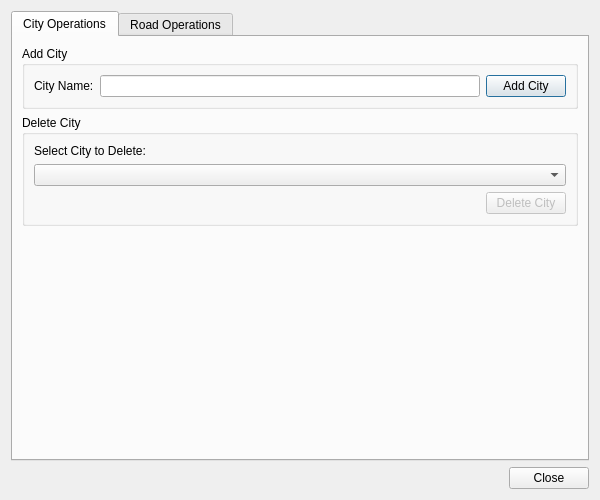
<?xml version="1.0" encoding="UTF-8"?>
<ui version="4.0">
 <class>GraphOperationsWindow</class>
 <widget class="QDialog" name="GraphOperationsWindow">
  <property name="geometry">
   <rect>
    <x>0</x>
    <y>0</y>
    <width>600</width>
    <height>500</height>
   </rect>
  </property>
  <property name="windowTitle">
   <string>Graph Operations</string>
  </property>
  <layout class="QVBoxLayout" name="verticalLayout">
   <item>
    <widget class="QTabWidget" name="tabWidget">
     <property name="currentIndex">
      <number>0</number>
     </property>
     <widget class="QWidget" name="cityTab">
      <attribute name="title">
       <string>City Operations</string>
      </attribute>
      <layout class="QVBoxLayout" name="verticalLayout_2">
       <item>
        <widget class="QGroupBox" name="addCityGroup">
         <property name="title">
          <string>Add City</string>
         </property>
         <layout class="QHBoxLayout" name="horizontalLayout">
          <item>
           <widget class="QLabel" name="label">
            <property name="text">
             <string>City Name:</string>
            </property>
           </widget>
          </item>
          <item>
           <widget class="QLineEdit" name="cityNameLineEdit"/>
          </item>
          <item>
           <widget class="QPushButton" name="btnAddCity">
            <property name="text">
             <string>Add City</string>
            </property>
           </widget>
          </item>
         </layout>
        </widget>
       </item>
       <item>
        <widget class="QGroupBox" name="deleteCityGroup">
         <property name="title">
          <string>Delete City</string>
         </property>
         <layout class="QVBoxLayout" name="verticalLayout_3">
          <item>
           <widget class="QLabel" name="label_2">
            <property name="text">
             <string>Select City to Delete:</string>
            </property>
           </widget>
          </item>
          <item>
           <widget class="QComboBox" name="cityListBox"/>
          </item>
          <item>
           <layout class="QHBoxLayout" name="horizontalLayout_2">
            <item>
             <spacer name="horizontalSpacer">
              <property name="orientation">
               <enum>Qt::Orientation::Horizontal</enum>
              </property>
              <property name="sizeHint" stdset="0">
               <size>
                <width>40</width>
                <height>20</height>
               </size>
              </property>
             </spacer>
            </item>
            <item>
             <widget class="QPushButton" name="btnDeleteCity">
              <property name="enabled">
               <bool>false</bool>
              </property>
              <property name="text">
               <string>Delete City</string>
              </property>
             </widget>
            </item>
           </layout>
          </item>
         </layout>
        </widget>
       </item>
       <item>
        <spacer name="verticalSpacer">
         <property name="orientation">
          <enum>Qt::Orientation::Vertical</enum>
         </property>
         <property name="sizeHint" stdset="0">
          <size>
           <width>20</width>
           <height>40</height>
          </size>
         </property>
        </spacer>
       </item>
      </layout>
     </widget>
     <widget class="QWidget" name="roadTab">
      <attribute name="title">
       <string>Road Operations</string>
      </attribute>
      <layout class="QVBoxLayout" name="verticalLayout_4">
       <item>
        <widget class="QGroupBox" name="roadOperationsGroup">
         <property name="title">
          <string>Road Operations</string>
         </property>
         <layout class="QGridLayout" name="gridLayout">
          <item row="0" column="0">
           <widget class="QLabel" name="label_3">
            <property name="text">
             <string>From City:</string>
            </property>
           </widget>
          </item>
          <item row="0" column="1">
           <widget class="QComboBox" name="fromCityComboBox"/>
          </item>
          <item row="1" column="0">
           <widget class="QLabel" name="label_4">
            <property name="text">
             <string>To City:</string>
            </property>
           </widget>
          </item>
          <item row="1" column="1">
           <widget class="QComboBox" name="toCityComboBox"/>
          </item>
          <item row="2" column="0">
           <widget class="QLabel" name="label_5">
            <property name="text">
             <string>Distance:</string>
            </property>
           </widget>
          </item>
          <item row="2" column="1">
           <widget class="QLineEdit" name="distanceLineEdit"/>
          </item>
          <item row="3" column="0" colspan="2">
           <layout class="QHBoxLayout" name="horizontalLayout_3">
            <item>
             <widget class="QPushButton" name="btnAddRoad">
              <property name="text">
               <string>Add Road</string>
              </property>
             </widget>
            </item>
            <item>
             <widget class="QPushButton" name="btnDeleteRoad">
              <property name="text">
               <string>Delete Road</string>
              </property>
             </widget>
            </item>
           </layout>
          </item>
         </layout>
        </widget>
       </item>
       <item>
        <spacer name="verticalSpacer_2">
         <property name="orientation">
          <enum>Qt::Orientation::Vertical</enum>
         </property>
         <property name="sizeHint" stdset="0">
          <size>
           <width>20</width>
           <height>40</height>
          </size>
         </property>
        </spacer>
       </item>
      </layout>
     </widget>
    </widget>
   </item>
   <item>
    <layout class="QHBoxLayout" name="horizontalLayout_4">
     <item>
      <spacer name="horizontalSpacer_2">
       <property name="orientation">
        <enum>Qt::Orientation::Horizontal</enum>
       </property>
       <property name="sizeHint" stdset="0">
        <size>
         <width>40</width>
         <height>20</height>
        </size>
       </property>
      </spacer>
     </item>
     <item>
      <widget class="QPushButton" name="btnClose">
       <property name="text">
        <string>Close</string>
       </property>
      </widget>
     </item>
    </layout>
   </item>
  </layout>
 </widget>
 <resources/>
 <connections>
  <connection>
   <sender>btnClose</sender>
   <signal>clicked()</signal>
   <receiver>GraphOperationsWindow</receiver>
   <slot>close()</slot>
   <hints>
    <hint type="sourcelabel">
     <x>496</x>
     <y>472</y>
    </hint>
    <hint type="destinationlabel">
     <x>349</x>
     <y>249</y>
    </hint>
   </hints>
  </connection>
 </connections>
</ui>
